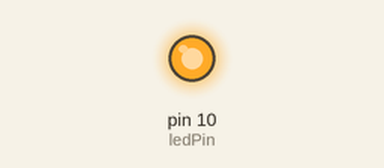
The sketch below on a simulated Arduino Uno, built with avr-gcc and run on an emulated ATmega328P. On the bench: output pins drawn as LEDs (lit = HIGH).

Above: at 0.05 s.
At 0.85 s:
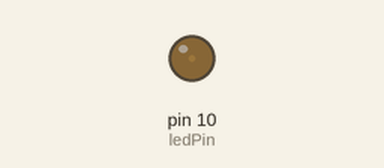
At 1.2 s:
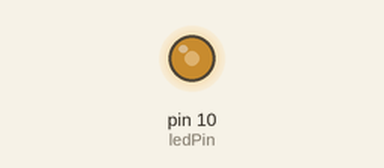
At 1.6 s:
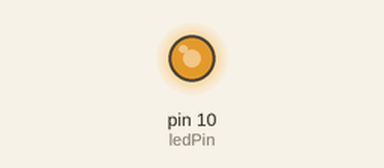
Timing chart, 0 to 3.7 s (numbered marks = the images above):
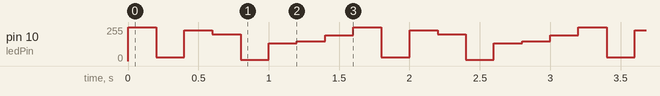

Measured:
- by itself, pin 10 (ledPin): repeats every 1.6 s: 30/255 0.20 s, 232/255 0.20 s, 200/255 0.20 s, 10/255 0.20 s, 132/255 0.20 s, 150/255 0.20 s, 192/255 0.20 s, 255/255 0.20 s

The sketch:

ledPin.ino
```cpp
int ledPin = 10;
int delay1 = 200;
int kedPin = 10; //Slida LED en PIN 10
byte parpadeo[] = {1023,30,1000,200,10,900,150,960};

void setup()
{
  pinMode(ledPin,OUTPUT);
}
void loop(){
  for(int i = 0; i<8;i++)
  {
   analogWrite(ledPin,parpadeo[i]);
   delay(delay1);
  }
}
```
